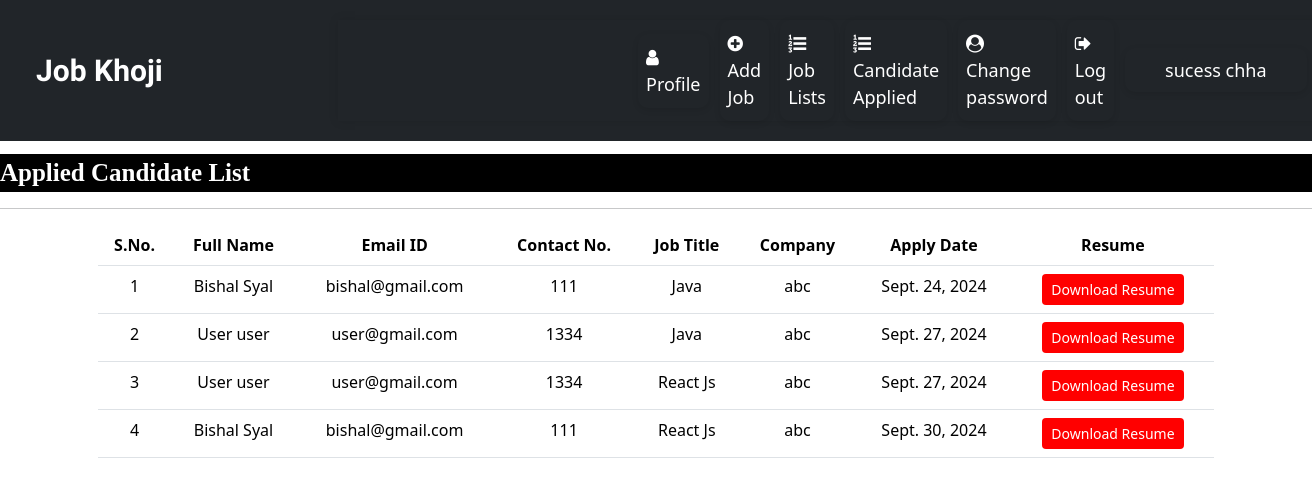
The page /applied_candidatelist (signed in) on the database its author committed.
### job/models.py (models this page shows, shortened)
class Apply(models.Model):
    job = models.ForeignKey(Job,on_delete=models.CASCADE)
    student =models.ForeignKey(StudentUser,on_delete=models.CASCADE)
    resume = models.FileField(null = True)
    applydate = models.DateField(null = True)

class StudentUser(models.Model):
    user = models.ForeignKey(User,on_delete=models.CASCADE)
    mobile = models.CharField(max_length=15,null=True)
    image = models.FileField(null=True)
    gender = models.CharField(max_length=10,null=True)
    type = models.CharField(max_length=15,null=True)

class Job(models.Model):
    recruiter = models.ForeignKey(Recruiter,on_delete=models.CASCADE)
    start_date = models.DateField()
    end_date = models.DateField()
    title = models.CharField(max_length=100)
    salary =  models.FloatField(max_length=20)
    image = models.FileField()
    description = models.CharField(max_length=300,)
    location = models.CharField(max_length=50,)
    experience = models.CharField(max_length=20)
    skills = models.CharField(max_length=20)
    creationdate = models.DateField()

class Recruiter(models.Model):
    user = models.ForeignKey(User,on_delete=models.CASCADE)
    mobile = models.CharField(max_length=15,null=True)
    image = models.FileField(null=True)
    gender = models.CharField(max_length=10,null=True)
    company =  models.CharField(max_length=100,null=True)
    type = models.CharField(max_length=15,null=True)
    status = models.CharField(max_length=20,null=True)

### job/views.py (the view)
# urls.py: path('applied_candidatelist', applied_candidatelist , name="applied_candidatelist"),
def applied_candidatelist(request):
    if not request.user.is_authenticated:
       return redirect('recruiter_login')
    data = Apply.objects.all()
    d = {'data':data,}
    return render(request,'applied_candidatelist.html',d)

### job/templates/applied_candidatelist.html (shortened to what this page needs)
{% load static %}
{% block body %}
{% include 'recruiter_navigation.html' %}
<marquee class="marquee">Applied Candidate List</marquee>
<hr>
<div class="container">
    <table class="table table-hover" id="example">
        <thead>
            <tr class="table-header">
                <th>S.No.</th>
                <th>Full Name</th>
                <th>Email ID</th>
                <th>Contact No.</th>
                <th>Job Title</th>
                <th>Company</th>
                <th>Apply Date</th>
                <th>Resume</th>
            </tr>
        </thead>
        <tbody>
            {% for i in data %}
            {% if request.user.id == i.job.recruiter.user.id %}
            <tr class="table-row">
                <td>{{ forloop.counter }}</td>
                <td>{{ i.student.user.first_name }} {{ i.student.user.last_name }}</td>
                <td>{{ i.student.user.username }}</td>
                <td>{{ i.student.mobile }}</td>
                <td>{{ i.job.title }}</td>
                <td>{{ i.job.recruiter.company }}</td>
                <td>{{ i.applydate }}</td>
                <td><a href="{{ i.resume }}" class="btn btn-download btn-sm">Download Resume</a></td>
            </tr>
            {% endif %}
            {% endfor %}
        </tbody>
    </table>
</div>
{% endblock %}

### job/templates/recruiter_navigation.html (shortened to what this page needs)
<!DOCTYPE html>
<html lang="en">
<head>
    {% load static %}
    <link
      href="https://cdn.jsdelivr.net/npm/bootstrap@5.3.3/dist/css/bootstrap.min.css"
      rel="stylesheet"
    />
    <link
      rel="stylesheet"
      href="https://cdnjs.cloudflare.com/ajax/libs/font-awesome/4.7.0/css/font-awesome.min.css"
    />
</head>
<body>
    <nav class="navbar navbar-expand-lg navbar-dark bg-dark" id="nav_content">
        <div class="col-sm-3">
            <a
              class="navbar-brand text-white pl-5 mx-3"
              id="nav_title"
              >Job Khoji</a
            >
          </div>
          <ul class="navbar-nav">
            <li class="nav-item">
                <a class="nav-link" href="{% url 'recruiter_home' %}" style="margin-left: 300px;"><i class="fa fa-user mr-1"></i>  Profile</a>
            </li>
            <li class="nav-item">
                <a class="nav-link" href="{% url 'add_job' %}"><i class="fa fa-plus-circle mr-1"></i>Add Job</a>
            </li>
            <li class="nav-item">
                <a class="nav-link" href="{% url 'job_list' %}"><i class="fa fa-list-ol mr-1"></i> Job Lists</a>
            </li>
            <li class="nav-item">
                <a class="nav-link" href="{% url 'applied_candidatelist' %}"><i class="fa fa-list-ol mr-1"></i> Candidate Applied</a>
            </li>
            <li class="nav-item">
                <a class="nav-link" href="{% url 'change_passwordrecruiter' %}"><i class="fa fa-user-circle mr-1"></i> Change password</a>
            </li>
            <li class="nav-item">
                <a class="nav-link" href="{% url 'Logout' %}"><i class="fa fa-sign-out mr-1"></i> Log out</a>
            </li>
            <li class="nav-item">
                <a class="navbar-brand">
                    {{request.user.first_name}} {{request.user.last_name}}
                </a>
              </li>
    </ul>
    </nav>
  </body>
</html>

### job/templates/recruiter_navigation.html (style rules this page uses)
#nav_content { display: flex; justify-content: space-between; align-items: center; padding: 20px; position: sticky; top: 0; z-index: 1000; cursor: pointer; }
.navbar-nav { display: flex; align-items: center; list-style-type: none; margin: 0; padding: 0; transition: background-color 0.3s; background-color: transparent; box-shadow: 0 0 10px rgba(0, 0, 0, 0.1); }
.navbar-nav > li { margin-right: 7px; }
.navbar-nav li a { text-decoration: none; color: white; padding: 10px 40px; transition: color 0.3s; background-color: transparent; border-radius: 10px; box-shadow: 0 2px 6px rgba(0, 0, 0, 0.1); cursor: pointer; position: relative; overflow: hidden; transition: transform 0.3s, background-color 0.3s; font-size: 18px; }
.nav-link { color: white; margin-right: 4px; }
#nav_title { font-family: "Sofadi One", cursive; color: white; font-weight: bold; font-size: 30px; }

### job/templates/applied_candidatelist.html (style rules this page uses)
tr { text-align: center; }
.marquee { font-family: 'Monotype Corsiva'; font-size: 25px; color: white; background-color: black; font-weight: bold; margin-top: 1%; }
.table-header { background-color: #004080; color: white; }
.table-row { background-color: #2a0de6; }
.table-row:nth-child(even) { background-color: #460ee3; }
.btn-download { background-color: #ff0000; color: white; }

### rows shown on the page
Apply: student.user.first_name "Bishal", student.user.last_name "Syal", student.user.username "bishal@gmail.com", student.mobile "111", job "Java", job.recruiter.company "abc", applydate "Sept. 24, 2024"
Apply: student.user.first_name "User", student.user.last_name "user", student.user.username "user@gmail.com", student.mobile "1334", job "Java", job.recruiter.company "abc", applydate "Sept. 27, 2024"
Apply: student.user.first_name "User", student.user.last_name "user", student.user.username "user@gmail.com", student.mobile "1334", job "React Js", job.recruiter.company "abc", applydate "Sept. 27, 2024"
Apply: student.user.first_name "Bishal", student.user.last_name "Syal", student.user.username "bishal@gmail.com", student.mobile "111", job "React Js", job.recruiter.company "abc", applydate "Sept. 30, 2024"

### other values the page prints
{{ request.user.first_name }} "sucess"
{{ request.user.last_name }} "chha"
